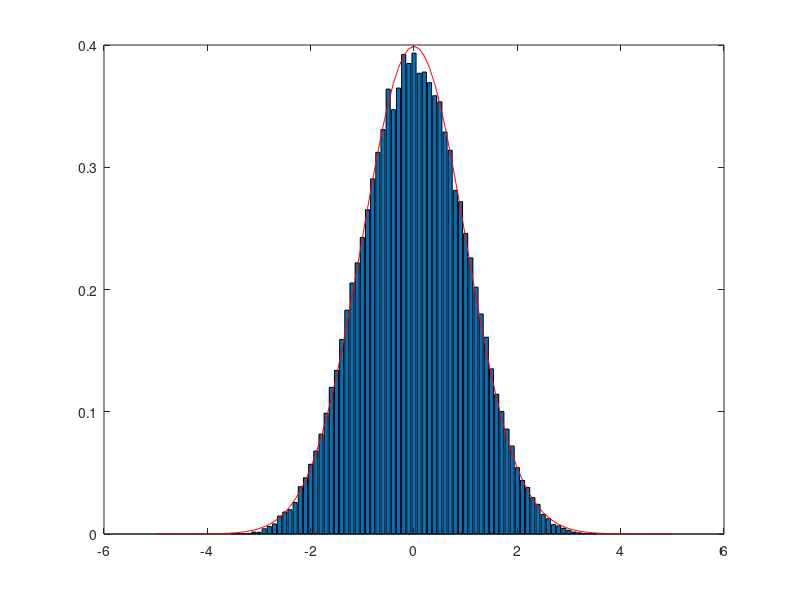

Source code (MATLAB):
%script to demonstrate the central limit theorem
%

num=100000;
bin=[-5:0.1:5];
nvar=input('Number of random variables to sum ');

x=(rand(nvar,num)-0.5)*sqrt(12/nvar);
y=sum(x,1);

n=hist(y,bin);
pdfy=n/num/(bin(2)-bin(1));

bar(bin,pdfy);

hold on;
plot(bin,normpdf(bin,0,1),'r');
hold off;

disp(sprintf('mean = %f',mean(y)));
disp(sprintf('2nd moment = %f',moment(y,2)));
disp(sprintf('3rd moment = %f',moment(y,3)));
disp(sprintf('4th moment = %f',moment(y,4)));
disp(sprintf('5th moment = %f',moment(y,5)));
disp(sprintf('6th moment = %f',moment(y,6)));
